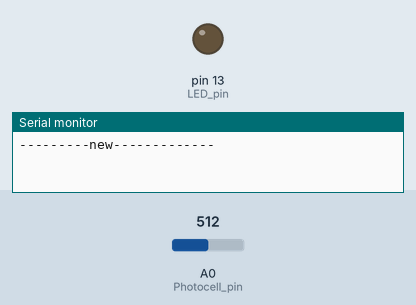
Bench run of a sketch on a simulated Arduino Uno, built with avr-gcc and run on an emulated ATmega328P. Parts: output pins drawn as LEDs (lit = HIGH), the last lines printed to the serial monitor. The test bench sets the inputs (shaded band); at power-on: A0 (Photocell_pin) = 512.

Above: at 0.1 s.
At 43.1 s:
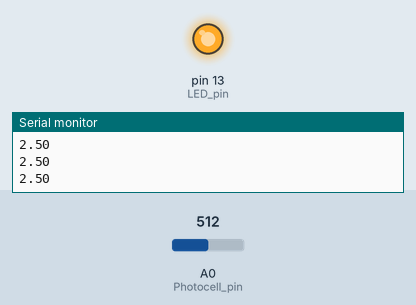
Timing chart, 0 to 47.5 s (numbered marks = the images above):
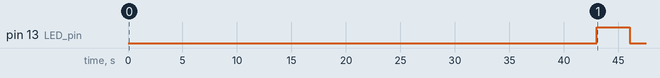

The sketch:

Running_the_curve.ino
```cpp
int LED_pin = 13;
int Photocell_pin = A0;
int i = 0;
float j = 0.0;
int k = 0;
float result;
int count = 0;

int PWM = 0;
float voltage[128];

float voltage_inverse[] = {
0.0,
0.7,
1.2,
1.4,
1.8,
2,
2.2,
2.4,
2.6,
2.8,
2.9,
3.1,
3.2,
3.3,
3.4,
3.5,
3.6,
3.7,
3.8,
3.9,
4,
4.1,
4.2,
4.3,
4.4,
4.5};
int pwm_inverse[]={
0,
2,
4,
6,
8,
10,
12,
15,
18,
21,
24,
27,
32,
38,
40,
42,
49,
56,
64,
75,
86,
104,
123,
154,
186,
230};

float user_input_voltage = 0.0;
int pwm_temp;
float voltage_temp;
float jk;

void setup() {
    Serial.begin(9600);
    pinMode(LED_pin, OUTPUT);
    pinMode(Photocell_pin, INPUT);
    Serial.println("---------new-------------");
    Serial.println(" ");
    for (jk = 0.0; jk <= 5.0; jk+=0.1){
      jk = round(jk*10.0) / 10.0;
      print_outvoltage(jk);
    }
//    store_to_LUT();
//    Serial.println("-------------------Inverse----------------------------");
//    inverse_table();
//    Serial.print(voltage_inverse[3]);
//    Serial.print(pwm_inverse[3]);
//    Serial.println(" ");
    //Serial.println(voltage[24]);
//    cli();//stop interrupts
//
//    //set timer4 interrupt at 1Hz
//    TCCR4A = 0;// set entire TCCR1A register to 0
//    TCCR4B = 0;// same for TCCR1B
//    TCNT4  = 0;//initialize counter value to 0
//    // set compare match register for 1hz increments
//    OCR4A = 15624/1;// = (16*10^6) / (1*1024) - 1 (must be <65536)
//    // turn on CTC mode
//    TCCR4B |= (1 << WGM12);
//    // Set CS12 and CS10 bits for 1024 prescaler
//    TCCR4B |= (1 << CS12) | (1 << CS10);
//    // enable timer compare interrupt
//    TIMSK4 |= (1 << OCIE4A);
//    sei();//allow interrupts
}

//ISR(TIMER4_COMPA_vect){
//  if (i == 128){
//    i = 0;
//  }
//  analogWrite(LED_pin, i*2); // out put pwm as 2i
//  delay(500); //waiting 1s
//  int analog_val = analogRead(Photocell_pin); // read the analog after waiting 1s
//  float voltage_val  = analog_val * (5.0 / 1024.0);// convert to voltage
//  //inversetable[i].pwm = i;
//  //inversetable[i].voltage = voltage_val;
//  voltage[i] += voltage_val;
//  Serial.print(i*2); // prints value applied to LED
//  Serial.print(","); // comma for Excel field delineation
//  Serial.print(voltage_val); // prints voltage across bottom of voltage divider
//  Serial.println(" "); //*** must be last line for EXCEL ****
//  i = i + 1;
//}

//void store_to_LUT(){
//  for (i=0;i<128;i++){
//    analogWrite(LED_pin, i*2); // out put pwm as 2i
//    delay(300); //waiting 1s
//    int analog_val = analogRead(Photocell_pin); // read the analog after waiting 1s
//    float voltage_val  = analog_val * (5.0 / 1024.0);// convert to voltage
//    //inversetable[i].pwm = i;
//    //inversetable[i].voltage = voltage_val;
//    voltage[i] += round(voltage_val*10.0) / 10.0;
//    Serial.print(i*2); // prints value applied to LED
//    Serial.print(","); // comma for Excel field delineation
//    Serial.print(voltage[i]); // prints voltage across bottom of voltage divider
//    Serial.println(" "); //*** must be last line for EXCEL ****
//  //i = i + 1;
//  }
//}
//
//void inverse_table(){
//  for (j=0.00;j<4.90;j+=0.10){
//    count = 0;
//    PWM = 0;
//    j = round(j*10.0) / 10.0;
//    for (k=0;k<128;k++){
//
//      if (j == voltage[k]){
//        count += 1;
//        PWM += k*2;
////        Serial.print(j);
////        Serial.print(", ");
////        Serial.print(voltage[k]);
////        Serial.println(" ");
//      }
////      else{
////        continue;
////      }
//    }
//    if (count == 0){
//      result = 0.0;
//    }
//    else {
//      result = PWM / count;
//      Serial.print(j);
//      Serial.print(", ");
//      Serial.print(result);
//      Serial.println(" ");
//    }
//  }
//}

void output_LUT(){
    analogWrite(LED_pin, pwm_temp); // out put pwm as 2i
    delay(1000); //waiting 1s
    int analog_val = analogRead(Photocell_pin); // read the analog after waiting 1s
    voltage_temp  = analog_val * (5.0 / 1024.0);// convert to voltage
    //inversetable[i].pwm = i;
    //inversetable[i].voltage = voltage_val;
//    voltage[i] += round(voltage_val*10.0) / 10.0;
//    Serial.print(i*2); // prints value applied to LED
//    Serial.print(","); // comma for Excel field delineation
//    Serial.print(voltage[i]); // prints voltage across bottom of voltage divider
//    Serial.println(" "); //*** must be last line for EXCEL ****
}

void print_outvoltage(float input){
    user_input_voltage = input;
    for (int jj=0;jj<sizeof(voltage_inverse);jj++){
      if (user_input_voltage <= voltage_inverse[jj]){
        pwm_temp = (pwm_inverse[jj]+pwm_inverse[jj-1]) / 2;
        break;
      }
    }
    output_LUT();
//    Serial.print("the user input voltage: ");
//    Serial.print(user_input_voltage);
//    Serial.println(" ");
//    Serial.print("the output voltage from LUT: ");
    Serial.print(round(voltage_temp*10.0)/10.0);
    Serial.println(" ");
}

void loop() {

}
```
